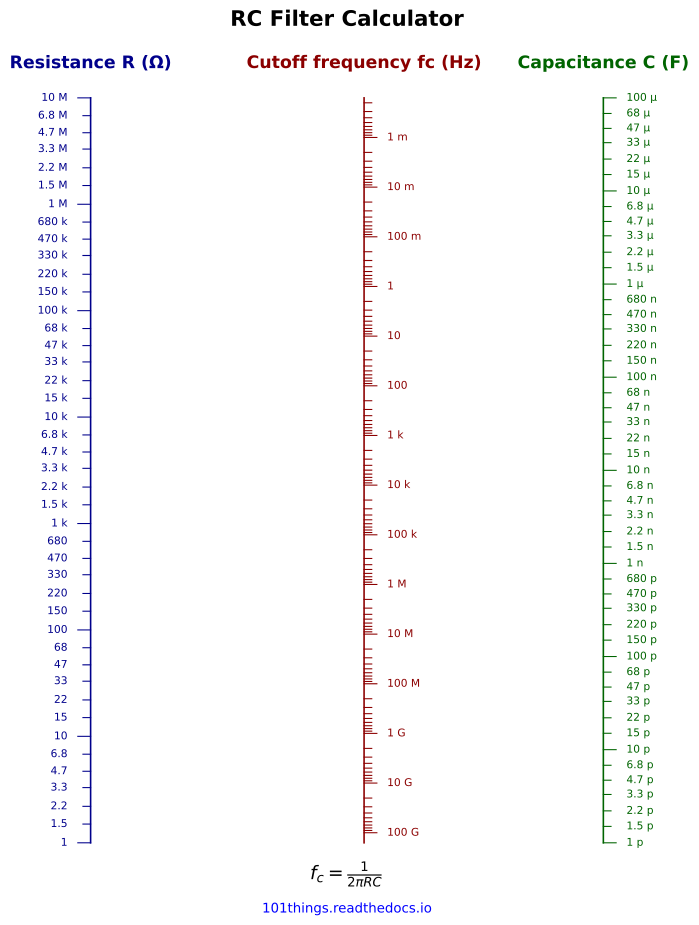

Reproduce this figure in Python.
import numpy as np
import matplotlib.pyplot as plt
from matplotlib.ticker import LogLocator, NullFormatter

def func(r, c):
    return 1/(2*np.pi*r*c)

# Scale ranges
R_min, R_max = 1, 10e6     # ohms
C_min, C_max = 1e-12, 1e-4 # farads
f_min, f_max = func(R_max, C_max), func(R_min, C_min)  # Hz

# Logarithmic ranges in decades
r0 = np.log10(R_min)
r1 = np.log10(R_max)

c0 = np.log10(C_min)
c1 = np.log10(C_max)

f0 = np.log10(f_min)
f1 = np.log10(f_max)

# A straight line is represented by interpolation between
# the outer scales.

def R_to_y(R):
    return (np.log10(R) - r0) / (r1 - r0)

def C_to_y(C):
    return (np.log10(C) - c0) / (c1 - c0)

def F_to_y(f):
    return 1 - (np.log10(f) - f0) / (f1 - f0)


# Nomogram geometry
#plot a line between R and C and find point where it intersects the correct answer
#y = mx+c
m=1
c=0
y=F_to_y(func(R_min, C_max))
x=(y-c)/m

x_R = 0
x_F = x
x_C = 1


# ------------------------------------------------------------
# Plot
# ------------------------------------------------------------

fig, ax = plt.subplots(figsize=(8.27, 11.69))  # A4 portrait

ax.set_xlim(-0.1, 1.1)
ax.set_ylim(-0.08, 1.08)
ax.axis("off")

# ------------------------------------------------------------
# Draw scales
# ------------------------------------------------------------

def draw_scale(x, colour, label, right, transform, major_values, minor_values, minor_labels=True):

    # Main scale line
    ax.plot(
        [x, x],
        [0, 1],
        linewidth=1.2,
        color=colour
    )

    # Label
    ax.text(
        x,
        1 + 0.035,
        label,
        ha="center",
        va="bottom",
        fontsize=13,
        fontweight="bold",
        color=colour
    )

    for value in major_values:
        y = transform(value)

        # Tick
        ax.plot(
            [x - 0.025 if right else x + 0.025, x],
            [y, y],
            linewidth=0.8,
            color=colour
        )

        # Label
        ax.text(
            x - 0.045 if right else x + 0.045,
            y,
            format_value(value),
            ha="right" if right else "left",
            va="center",
            fontsize=8,
            color=colour
        )

    for value in minor_values:
        y = transform(value)

        # Tick
        ax.plot(
            [x - 0.015 if right else x + 0.015, x],
            [y, y],
            linewidth=0.8,
            color=colour
        )

        if minor_labels:

            # Label
            ax.text(
                x - 0.045 if right else x + 0.045,
                y,
                format_value(value),
                ha="right" if right else "left",
                va="center",
                fontsize=8,
                color=colour
            )


def format_value(value):

    if value >= 1e9:
        return f"{value/1e9:g} G"
    elif value >= 1e6:
        return f"{value/1e6:g} M"
    elif value >= 1e3:
        return f"{value/1e3:g} k"
    elif value >= 1:
        return f"{value:g}"
    elif value >= 1e-3:
        return f"{value*1e3:g} m"
    elif value >= 1e-6:
        return f"{value*1e6:g} µ"
    elif value >= 1e-9:
        return f"{value*1e9:g} n"
    elif value >= 1e-12:
        return f"{value*1e12:g} p"
    else:
        return f"{value:g}"


# ------------------------------------------------------------
# Major ticks
# ------------------------------------------------------------

decades = np.arange(-12, 12)
decades = np.power(10.0*np.ones_like(decades), decades)
e6 = np.concatenate([decades*1.5, decades*2.2, decades*3.3, decades*4.7, decades*6.8])
minor = np.concatenate([decades*2, decades*3, decades*4, decades*5, decades*6, decades*7, decades*8, decades*9])

R_ticks = [i for i in decades if i <= R_max and i >= R_min]
C_ticks = [i for i in decades if i <= C_max and i >= C_min]
F_ticks = [i for i in decades if i <= f_max and i >= f_min]
R_minor_ticks = [i for i in e6 if i <= R_max and i >= R_min]
C_minor_ticks = [i for i in e6 if i <= C_max and i >= C_min]
F_minor_ticks = [i for i in minor if i <= f_max and i >= f_min]

draw_scale(x_R, "darkblue", "Resistance R (Ω)",         True, R_to_y, R_ticks, R_minor_ticks)
draw_scale(x_F, "darkred",  "Cutoff frequency fc (Hz)", False, F_to_y, F_ticks, F_minor_ticks, False)
draw_scale(x_C, "darkgreen","Capacitance C (F)",        False,  C_to_y, C_ticks, C_minor_ticks)


# ------------------------------------------------------------
# Formula
# ------------------------------------------------------------

ax.text(
    0.5,
    -0.025,
    r"$f_c = \frac{1}{2\pi RC}$",
    ha="center",
    va="top",
    fontsize=14
)

ax.text(
    0.5,
    -0.08,
    "101things.readthedocs.io",
    ha="center",
    va="top",
    fontsize=10,
    color = "blue"
)

ax.set_title(
    "RC Filter Calculator",
    ha="center",
    va="bottom",
    fontsize=16,
    fontweight="bold"
)

# ------------------------------------------------------------
# Output
# ------------------------------------------------------------

plt.savefig(
    "rc_filter_nomogram.svg",
    bbox_inches="tight"
)

plt.savefig(
    "rc_filter_nomogram.pdf",
    bbox_inches="tight"
)

plt.show()
